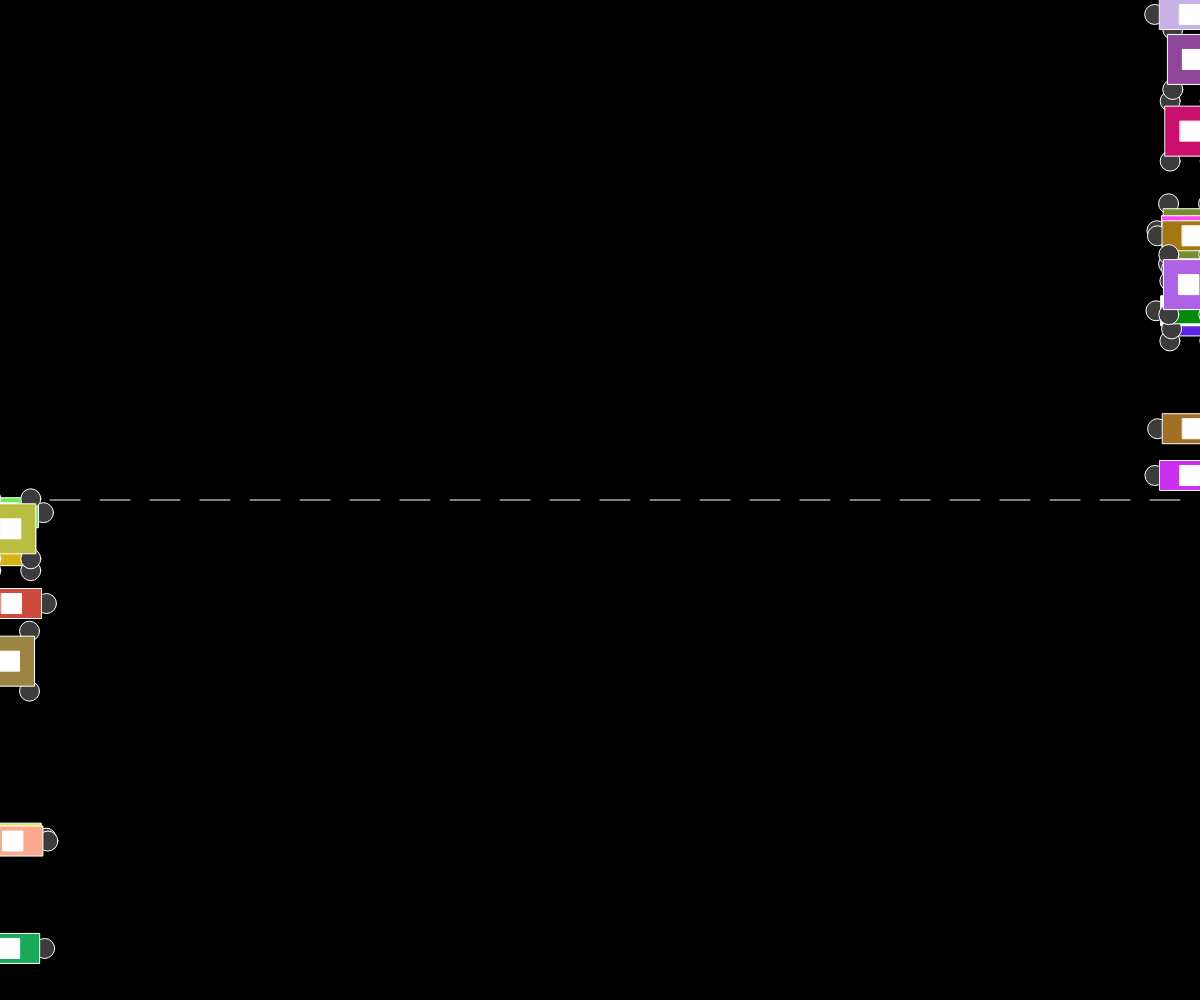
Frame 1 (no input)
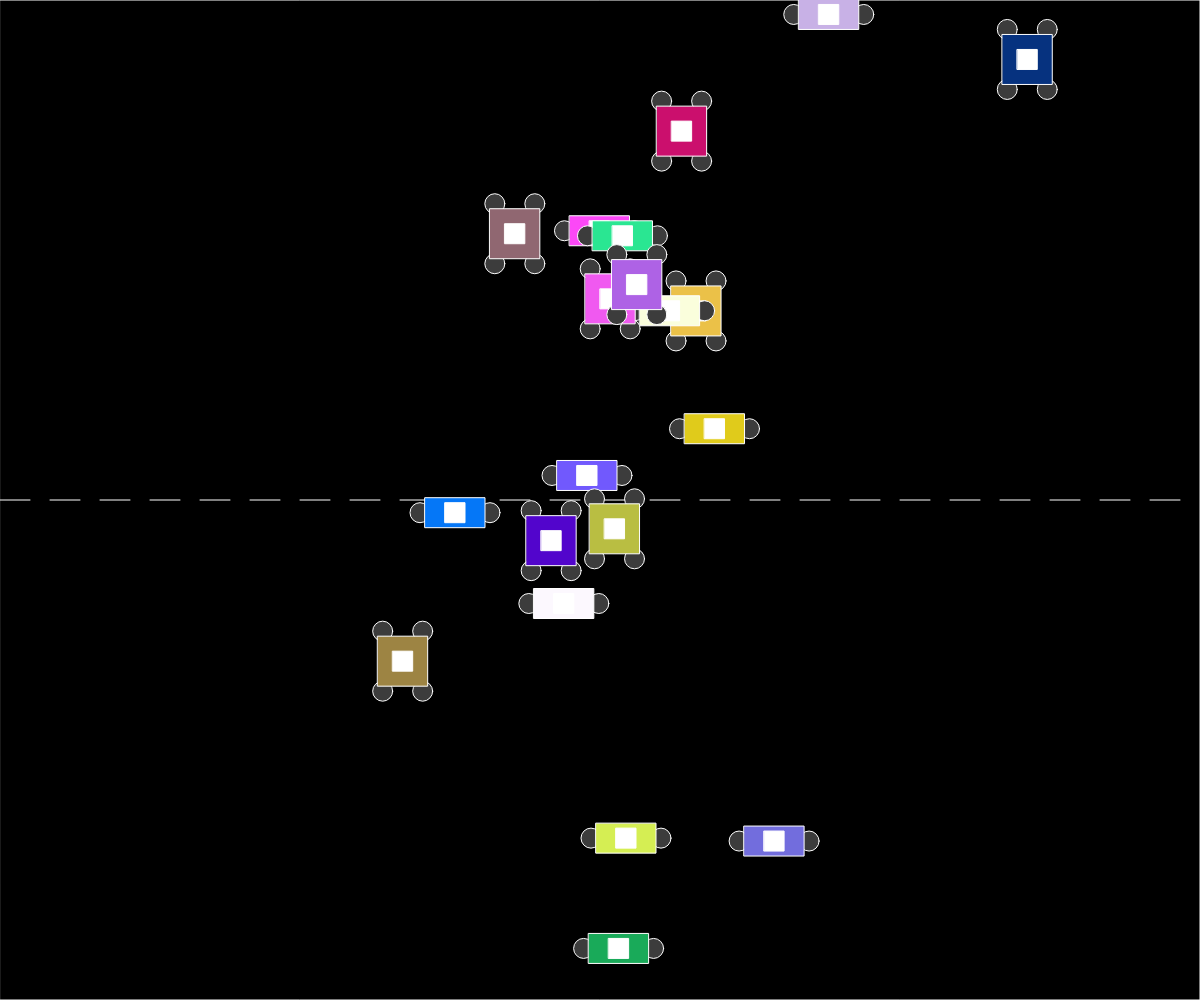
Frame 60 (no input)
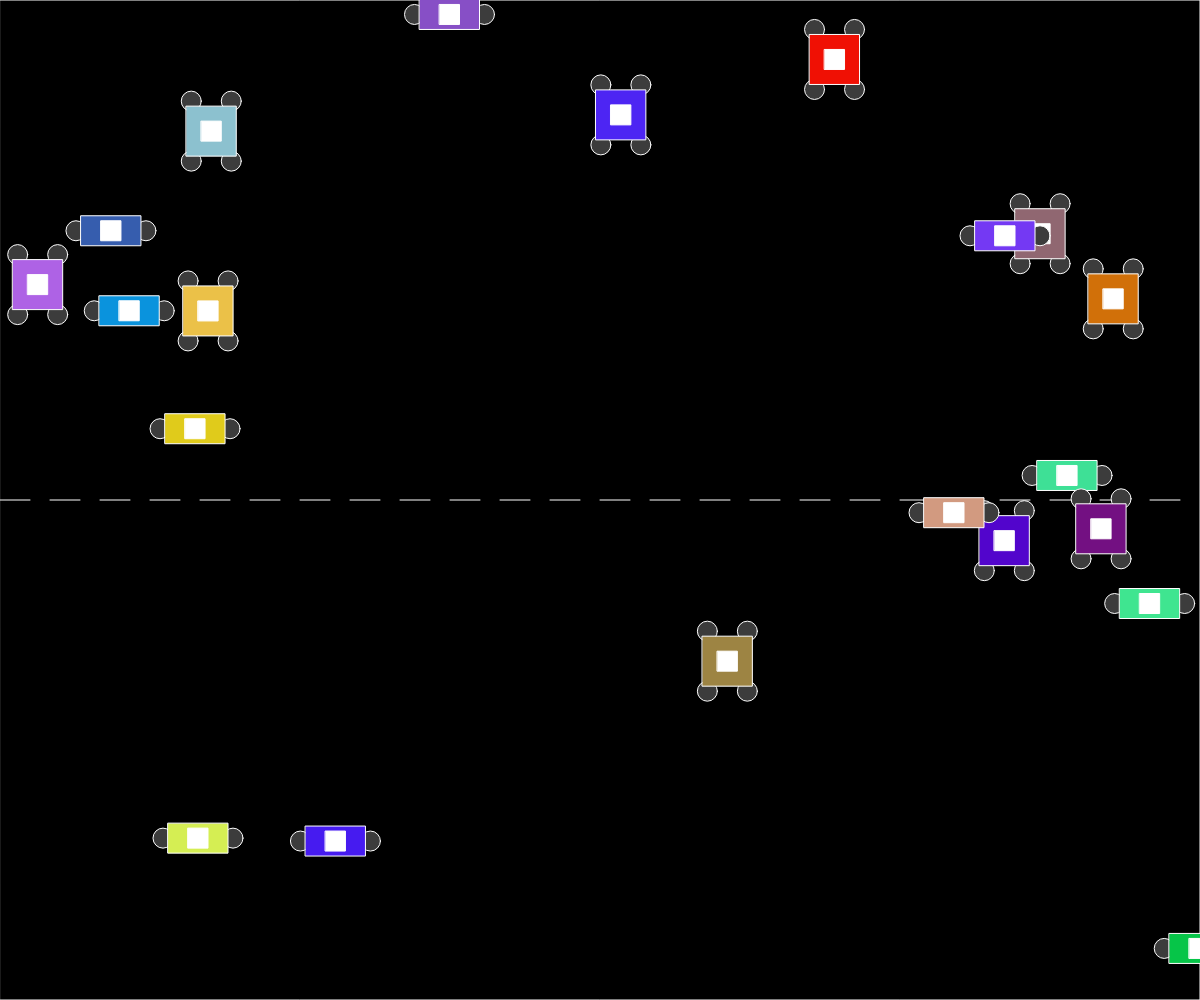
Frame 120 (the mouse pressed at the canvas centre since frame 60)

The p5.js sketch that drew these frames (run headless with seeded random() and noise() and a simulated clock; from frame 60 on, the mouse is pressed at the canvas centre):

// p5.js sketch
// ── sketch.js
//Cars Cars Cars
//Eric Friesen
//May. 25th
//creates a traffic sim that you can make more cars appear and will change color and speed

const NUM_CARS = 20;
let carClean = [];
let direction = 0;


function setup() {
  createCanvas(windowWidth, windowHeight);
  for(let i = 0; i < NUM_CARS; i++){
    direction = int(random(0,2));
    if(direction === 0){
      carClean.push(new Cars(windowWidth, random(0,windowHeight/2), 0));
    }
    else{
      carClean.push(new Cars(0, random(500,1000), 2));
    }
  }
}

//makes car
function draw() {
  drawRoad();
  for (let d of carClean){
    d.process();
  }
}

//makes road
function drawRoad(){
  rectMode(CENTER);
  fill(0);
  rect(windowWidth/2, windowHeight/2, windowWidth, windowHeight);
  for(let x = 0; x < width; x += 50){
    stroke(255);
    line(x, windowHeight/2, x+30, windowHeight/2);
  }
}

//makes new cars
function mousePressed(){
  direction = int(random(0,2));
  if(mouseButton === LEFT){
    carClean.push(new Cars(windowWidth, random(0,windowHeight/2), 0));
  }
  else if(keyIsDown(16) && mouseButton === CENTER){
    carClean.push(new Cars(0, random(500,1000), 2));
  }
}

//makes a class of cars
class Cars{
  constructor(x,y,d){
    this.x = x;
    this.y = y;
    this.speed = random(7,13);
    this.direction = d;
    this.carType = random(1,2);
    this.c = color(random(255), random(255), random(255));
  }
  process(){
    this.action();
  }
  display(){
    //motorcycle
    if(this.carType <= 1.5){
      fill(60);
      circle(this.x-35, this.y, 20);
      circle(this.x+35,this.y,20);
      fill(this.c);
      rect(this.x,this.y,60,30);
      fill(255);
      square(this.x, this.y,20);
    }
    else{
      //car
      fill(60);
      circle(this.x-20, this.y-30, 20);
      circle(this.x-20,this.y+30,20);
      circle(this.x+20, this.y+30,20);
      circle(this.x+20, this.y-30,20); 
      fill(this.c);
      square(this.x,this.y, 50);
      fill(255);
      square(this.x,this.y,20);
    }
  }
  changeColor(){
    this.c = color(random(255), random(255), random(255));
  }
  speedUp(){
    this.speed += 2;
    this.speed = constrain(this.speed, 1, 15);
  }
  speedDown(){
    this.speed -= 2;
    this.speed = constrain(this.speed,1,15);
  }
  move(){
    if(this.direction === 0){
      if(this.x < 0){
        this.x = width;
      }
      this.x -= this.speed;
    }
    else{
      if(this.x > width){
        this.x = 0;
      }
      this.x += this.speed;
    }
  }
  action(){
    if(random(100) <= 1){
      this.changeColor();
    }
    if(random(100)<= 1){
      this.speedUp();
    }
    if(random(100) <= 1){
      this.speedDown();
    }
    this.move();
    this.display();
  }
}
